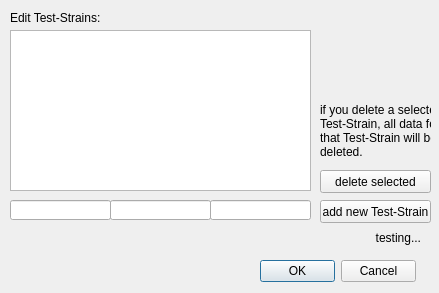
<?xml version="1.0" encoding="UTF-8"?>
<ui version="4.0">
 <class>editTestStrainsDialog</class>
 <widget class="QDialog" name="editTestStrainsDialog">
  <property name="geometry">
   <rect>
    <x>0</x>
    <y>0</y>
    <width>439</width>
    <height>293</height>
   </rect>
  </property>
  <property name="windowTitle">
   <string>StreptoDB - TestStrains</string>
  </property>
  <widget class="QDialogButtonBox" name="buttonBox">
   <property name="geometry">
    <rect>
     <x>260</x>
     <y>260</y>
     <width>156</width>
     <height>23</height>
    </rect>
   </property>
   <property name="orientation">
    <enum>Qt::Horizontal</enum>
   </property>
   <property name="standardButtons">
    <set>QDialogButtonBox::Cancel|QDialogButtonBox::Ok</set>
   </property>
  </widget>
  <widget class="QPushButton" name="bttn_addnew">
   <property name="geometry">
    <rect>
     <x>320</x>
     <y>200</y>
     <width>111</width>
     <height>23</height>
    </rect>
   </property>
   <property name="text">
    <string>add new Test-Strain</string>
   </property>
  </widget>
  <widget class="QLabel" name="label">
   <property name="geometry">
    <rect>
     <x>10</x>
     <y>10</y>
     <width>91</width>
     <height>16</height>
    </rect>
   </property>
   <property name="text">
    <string>Edit Test-Strains:</string>
   </property>
  </widget>
  <widget class="QLabel" name="label_test">
   <property name="geometry">
    <rect>
     <x>150</x>
     <y>230</y>
     <width>271</width>
     <height>16</height>
    </rect>
   </property>
   <property name="text">
    <string>testing...</string>
   </property>
   <property name="alignment">
    <set>Qt::AlignRight|Qt::AlignTrailing|Qt::AlignVCenter</set>
   </property>
  </widget>
  <widget class="QTableWidget" name="tableWidget">
   <property name="geometry">
    <rect>
     <x>10</x>
     <y>30</y>
     <width>301</width>
     <height>161</height>
    </rect>
   </property>
  </widget>
  <widget class="QPushButton" name="bttn_delete">
   <property name="geometry">
    <rect>
     <x>320</x>
     <y>170</y>
     <width>111</width>
     <height>23</height>
    </rect>
   </property>
   <property name="text">
    <string>delete selected</string>
   </property>
  </widget>
  <widget class="QLineEdit" name="lineEdit_strainID">
   <property name="geometry">
    <rect>
     <x>10</x>
     <y>200</y>
     <width>101</width>
     <height>20</height>
    </rect>
   </property>
  </widget>
  <widget class="QLineEdit" name="lineEdit_strainName">
   <property name="geometry">
    <rect>
     <x>110</x>
     <y>200</y>
     <width>101</width>
     <height>20</height>
    </rect>
   </property>
  </widget>
  <widget class="QLineEdit" name="lineEdit_strainBrothID">
   <property name="geometry">
    <rect>
     <x>210</x>
     <y>200</y>
     <width>101</width>
     <height>20</height>
    </rect>
   </property>
  </widget>
  <widget class="QLabel" name="label_2">
   <property name="geometry">
    <rect>
     <x>320</x>
     <y>100</y>
     <width>111</width>
     <height>61</height>
    </rect>
   </property>
   <property name="text">
    <string>if you delete a selected 
Test-Strain, all data for 
that Test-Strain will be 
deleted.</string>
   </property>
  </widget>
 </widget>
 <resources/>
 <connections>
  <connection>
   <sender>buttonBox</sender>
   <signal>accepted()</signal>
   <receiver>editTestStrainsDialog</receiver>
   <slot>accept()</slot>
   <hints>
    <hint type="sourcelabel">
     <x>240</x>
     <y>224</y>
    </hint>
    <hint type="destinationlabel">
     <x>157</x>
     <y>243</y>
    </hint>
   </hints>
  </connection>
  <connection>
   <sender>buttonBox</sender>
   <signal>rejected()</signal>
   <receiver>editTestStrainsDialog</receiver>
   <slot>reject()</slot>
   <hints>
    <hint type="sourcelabel">
     <x>240</x>
     <y>230</y>
    </hint>
    <hint type="destinationlabel">
     <x>286</x>
     <y>243</y>
    </hint>
   </hints>
  </connection>
  <connection>
   <sender>bttn_addnew</sender>
   <signal>clicked()</signal>
   <receiver>editTestStrainsDialog</receiver>
   <slot>addItem()</slot>
   <hints>
    <hint type="sourcelabel">
     <x>327</x>
     <y>170</y>
    </hint>
    <hint type="destinationlabel">
     <x>168</x>
     <y>216</y>
    </hint>
   </hints>
  </connection>
  <connection>
   <sender>bttn_delete</sender>
   <signal>clicked()</signal>
   <receiver>editTestStrainsDialog</receiver>
   <slot>deleteItem()</slot>
   <hints>
    <hint type="sourcelabel">
     <x>345</x>
     <y>151</y>
    </hint>
    <hint type="destinationlabel">
     <x>203</x>
     <y>131</y>
    </hint>
   </hints>
  </connection>
 </connections>
 <slots>
  <slot>insertIntoDB()</slot>
  <slot>addItem()</slot>
  <slot>deleteItem()</slot>
 </slots>
</ui>
